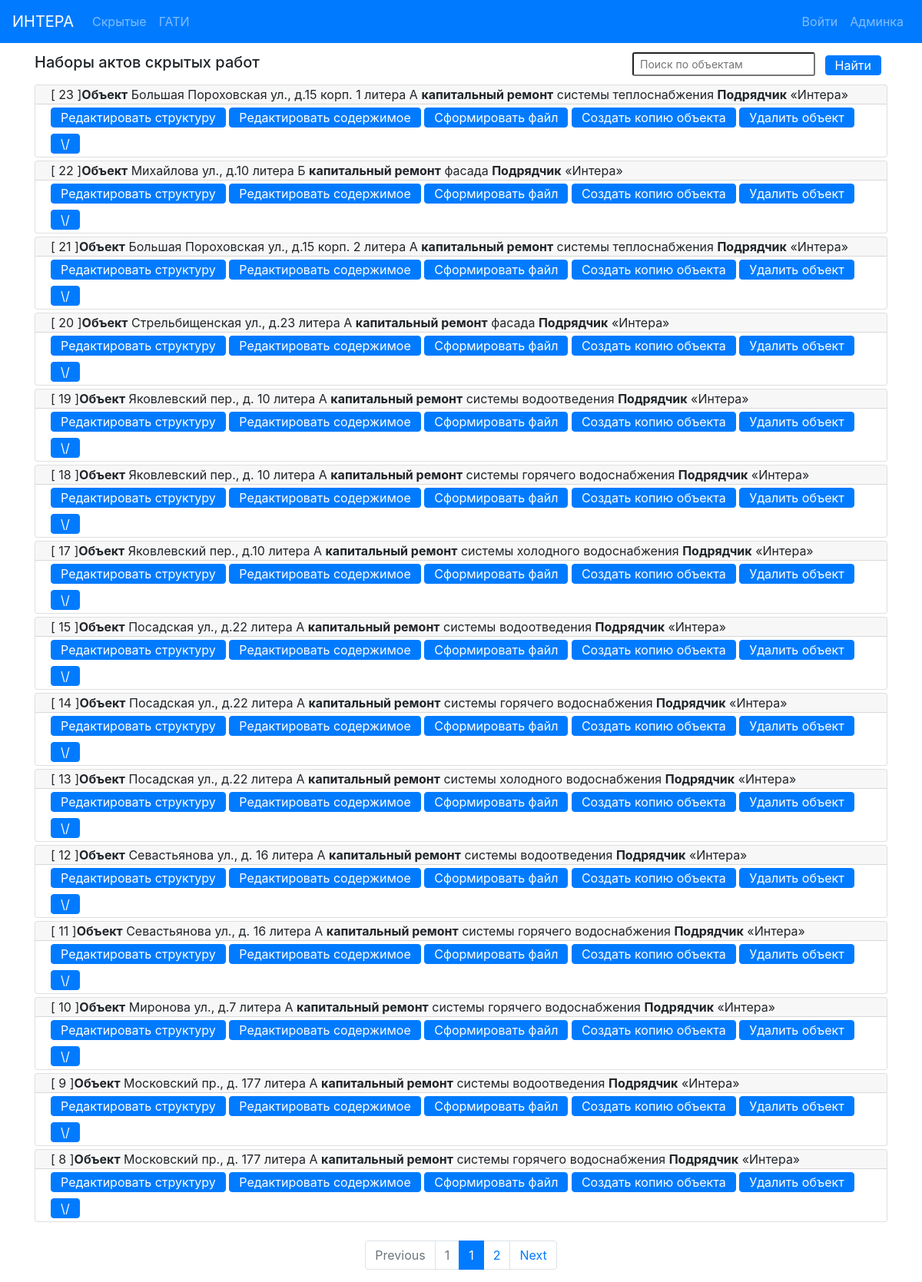
The page /actbase/ on the database as committed earlier.
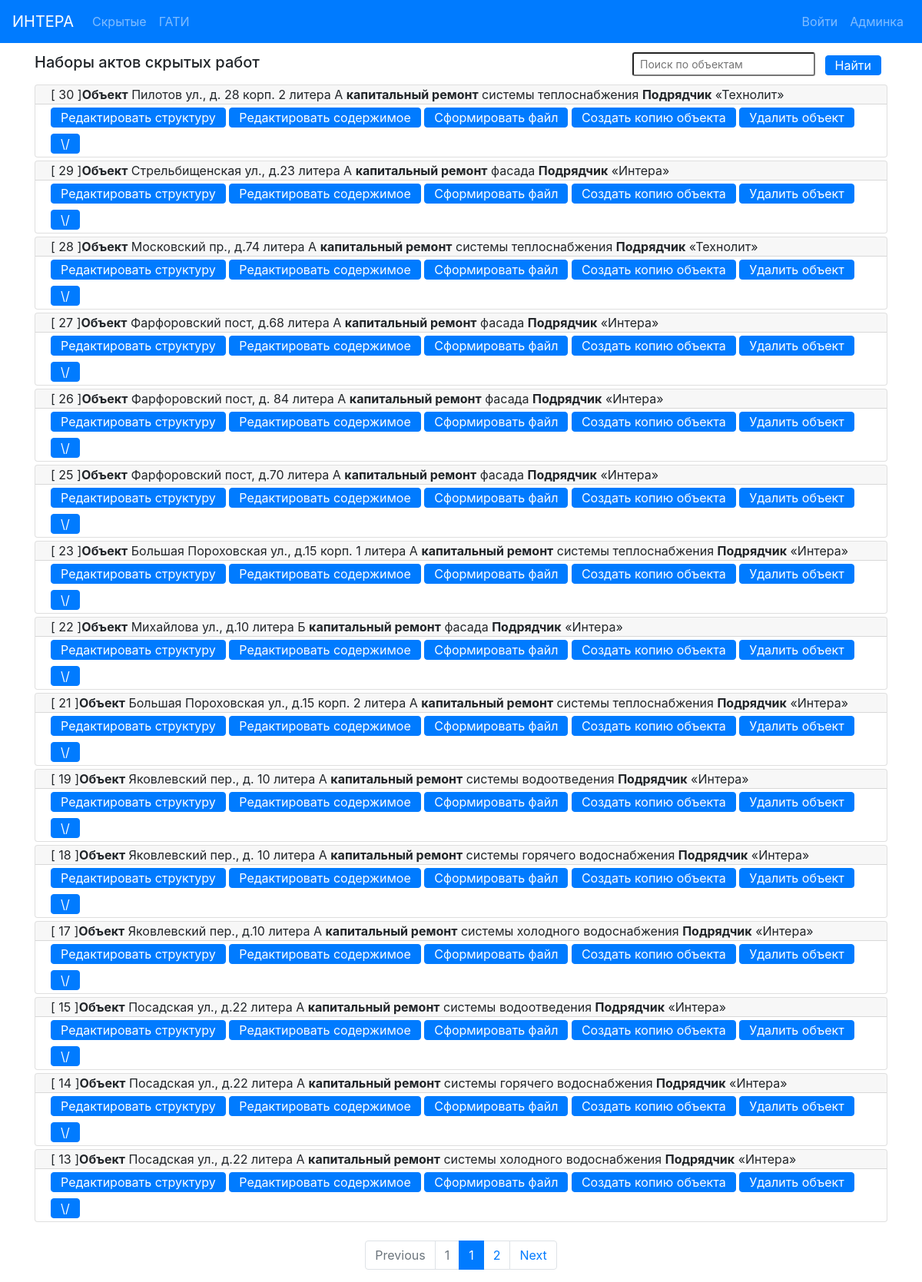
The same page on the database as committed later.
### hiddenactsbase/models.py (models this page shows, shortened)
class ObjectActs (models.Model):
    address = models.CharField(max_length=100, verbose_name='Адрес', blank=False)
    system_type = models.CharField(max_length=100, verbose_name='тип')
    designer = models.CharField(max_length=200, verbose_name='Проектант')
    contractor = models.CharField(max_length=300, verbose_name='Подрядчик',
                                  default='Общество с ограниченной ответственностью «Интера».')
    contractor_requisite = models.CharField(max_length= 200, verbose_name='Реквизиты подрядчика',
                                    default= 'Свидетельство о государственной регистрации серия 78' +
                                             '№007274277 от  02.09.2009, ОГРН 1097847236783, ' +
                                             'ИНН 7805498649, 198188, г. Санкт-Петербург,' +
                                             ' ул. Возрождения, д.20, литер А, тел. 242-78-10.')
    supervisor_engineer = models.CharField(max_length=100, verbose_name='Технадзор')
    contractor_engineer = models.CharField(max_length=100, verbose_name='Прораб')
    designer_engineer = models.CharField(max_length=100, verbose_name='Проектировщик', blank=True)
    project_number = models.CharField(max_length=100, verbose_name='Ном. проекта')
    exec_documents = models.CharField(max_length=100, verbose_name='Исполн.')
    supervisor_engineer_decree = models.CharField(max_length=100, verbose_name='Приказ технадзора')
    contractor_engineer_decree = models.CharField(max_length=100, verbose_name='Приказ прораба')
    designer_engineer_decree = models.CharField(max_length=100, verbose_name='Приказ проектировщика', blank=True)
    acts = models.ManyToManyField('HiddenActIS', blank=True, related_name='object_acts')
    blow_down_act = models.ForeignKey('BlowDownAct', blank=True, null=True, on_delete=models.CASCADE)
    class Meta:
        verbose_name = 'Набор актов объекта '
    def get_absolute_url(self):
        return reverse('object_detail_url', kwargs={'pk': self.pk})
    def get_edit_url(self):
        return reverse('object_edit_url', kwargs={'pk': self.pk})
    def get_short_contractor(self):
        s = re.findall(r"[\"\«\»\']\D+?[\"\«\»\']", self.contractor)
        if len(s) == 0:
            return self.contractor
        else:
            return s[0]

### hiddenactsbase/views.py (the view, shortened to what this page needs)
# urls.py: path('', ObjectsList.as_view(), name='objects_list_url'),
class ObjectsList(View):
    @staticmethod
    def get(request):
        objs = ObjectActs.objects.order_by("-id")
        search_form = SearchForm()
        return paged_output(request, objs, 'hiddenactsbase/index.html', search_form)

### hiddenactsbase/forms.py
class SearchForm (forms.Form):
    search_object = forms.CharField (max_length=100)
    def __init__(self, *args, **kwargs):
        super(forms.Form, self).__init__(*args, **kwargs)
        self.fields['search_object'].widget.attrs['class'] = 'align-self-center form-control-sm mr-sm-2'
        self.fields['search_object'].widget.attrs['placeholder'] = 'Поиск по объектам'

### hiddenactsbase/views.py (called while the page is built)
def paged_output(request, objects, template, search_form):
    paginator = Paginator(objects, 15)
    page = request.GET.get('page')
    page_objs = paginator.get_page(page)
    return render(request, template,
                  context={'objects_acts': page_objs,
                           'search_form': search_form
                           })

### hiddenactsbase/templates/hiddenactsbase/index.html (shortened to what this page needs)
{% extends 'base.html' %}
{% block mycontent %}
    <div class="container">
        <div class="d-flex justify-content-between align-items-center pt-2">
            <div>
                <h5>Наборы актов скрытых работ</h5>
            </div>
            <div>
                <form action="{% url 'objects_list_url' %}" method="post">
                    {{ search_form.search_object }}
                    <button class="align-self-center btn btn-primary py-0 my-2 mr-2" type="submit">Найти</button>
                </form>
            </div>
        </div>
    </div>
    <div class="container">
    {% for obj in objects_acts %}
        <div class="card my-1">
          <div class="card-header py-0 ">
              [ {{ obj.pk }} ]<b>Объект</b> {{ obj.address }} <b>капитальный ремонт</b> {{ obj.system_type }} <b>Подрядчик</b> {{ obj.get_short_contractor }}
          </div>
          <div class="card-body py-0">
            <a href="{{ obj.get_absolute_url }}" class="btn btn-primary  my-1 py-0">Редактировать структуру</a>
            <a href="{{ obj.get_edit_url }}" class="btn btn-primary  my-1 py-0">Редактировать содержимое</a>
            <a href="{% url 'make_word_file' obj.pk %}" class="btn btn-primary my-1 py-0">Сформировать файл</a>
            <a href="{% url 'copy_object' obj.pk %}" class="btn btn-primary  my-1 py-0">Создать копию объекта</a>
            <a href="{% url 'delete_object' obj.pk %}" class="btn btn-primary  my-1 py-0">Удалить объект</a>
            <a class="btn btn-primary my-1 py-0" data-toggle="collapse" href="#collapseExample{{ obj.pk }}" role="button" aria-expanded="false" aria-controls="collapseExample{{ obj.pk }}">
                \/
            </a>
          </div>
        </div>
    {% endfor %}
    </div>
    <nav>
        <ul class="pagination justify-content-center mt-4">
            {% if objects_acts.has_previous %}
                <li class="page-item">
                  <a class="page-link" href="?page={{ objects_acts.previous_page_number }}" tabindex="-1" aria-disabled="false">Previous</a>
                </li>
                <li class="page-item"><a class="page-link" href="?page=1">1</a></li>
            {% else %}
                <li class="page-item disabled">
                  <a class="page-link" href="" tabindex="-1" aria-disabled="true">Previous</a>
                </li>
                <li class="page-item disabled"><a class="page-link" href="">1</a></li>
            {% endif %}
            <li class="page-item active" aria-current="page">
              <a class="page-link" href="">{{ objects_acts.number }} <span class="sr-only">(current)</span></a>
            </li>
            {% if objects_acts.has_next %}
                <li class="page-item">
                    <a class="page-link" href="?page={{ objects_acts.paginator.num_pages }}">{{ objects_acts.paginator.num_pages }}</a>
                </li>
                <li class="page-item">
                    <a class="page-link" href="?page={{ objects_acts.next_page_number }}" aria-disabled="false">Next</a>
                </li>
            {% endif %}
        </ul>
    </nav>
{% endblock %}

Rows that differ between the two databases and show on the page:
removed ObjectActs: pk "20", address "Стрельбищенская ул., д.23 литера А", system_type "фасада", get_short_contractor "«Интера»"
no longer on this page (row unchanged): ObjectActs: pk "12", address "Севастьянова ул., д. 16 литера А", system_type "системы водоотведения", get_short_contractor "«Интера»"
no longer on this page (row unchanged): ObjectActs: pk "11", address "Севастьянова ул., д. 16 литера А", system_type "системы горячего водоснабжения", get_short_contractor "«Интера»"
no longer on this page (row unchanged): ObjectActs: pk "10", address "Миронова ул., д.7 литера А", system_type "системы горячего водоснабжения", get_short_contractor "«Интера»"
no longer on this page (row unchanged): ObjectActs: pk "9", address "Московский пр., д. 177 литера А", system_type "системы водоотведения", get_short_contractor "«Интера»"
no longer on this page (row unchanged): ObjectActs: pk "8", address "Московский пр., д. 177 литера А", system_type "системы горячего водоснабжения", get_short_contractor "«Интера»"
added ObjectActs: pk "30", address "Пилотов ул., д. 28 корп. 2 литера А", system_type "системы теплоснабжения", get_short_contractor "«Технолит»"
added ObjectActs: pk "29", address "Стрельбищенская ул., д.23 литера А", system_type "фасада", get_short_contractor "«Интера»"
added ObjectActs: pk "28", address "Московский пр., д.74 литера А", system_type "системы теплоснабжения", get_short_contractor "«Технолит»"
added ObjectActs: pk "27", address "Фарфоровский пост, д.68 литера А", system_type "фасада", get_short_contractor "«Интера»"
added ObjectActs: pk "26", address "Фарфоровский пост, д. 84 литера А", system_type "фасада", get_short_contractor "«Интера»"
added ObjectActs: pk "25", address "Фарфоровский пост, д.70 литера А", system_type "фасада", get_short_contractor "«Интера»"
